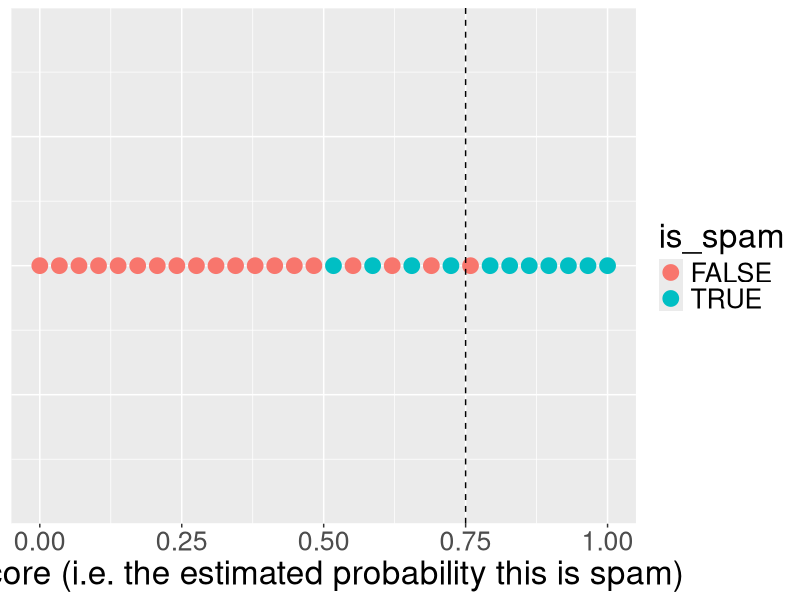
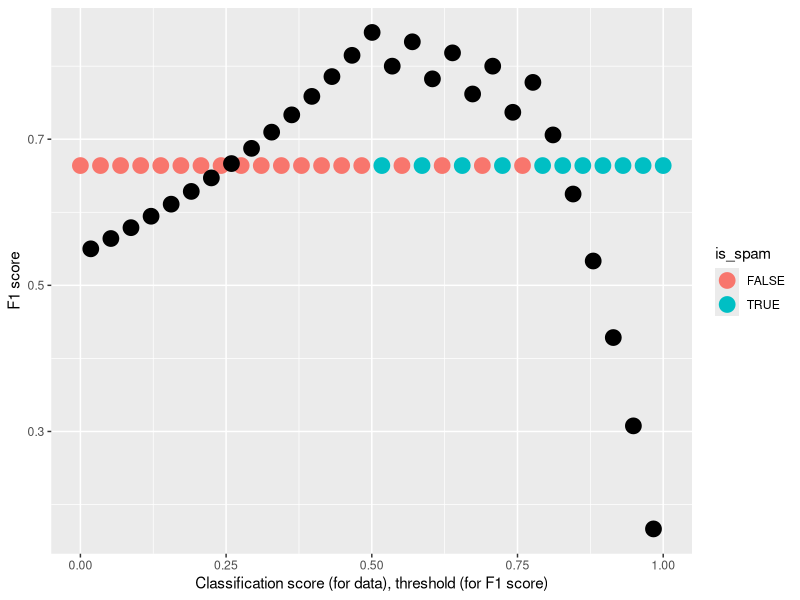

Here is the R script that generated these plots, in order:
classifications <- tibble::tibble(
  score = seq(from = 0.0, to = 1.0, length = 30),
  is_spam = c(rep(FALSE, 15), rep(c(TRUE, FALSE), 4), rep(TRUE, 7))
)
threshold <- 0.67
threshold <- 0.75

ggplot2::ggplot(
  classifications,
  ggplot2::aes(x = score, y = 0, color = as.factor(is_spam))
) + ggplot2::geom_point(size = 5) + 
  ggplot2::labs(colour = "is_spam") +
  ggplot2::xlab("Score (i.e. the estimated probability this is spam)") +
  ggplot2::geom_vline(xintercept = threshold, lty = "dashed") +
  ggplot2::theme(
    axis.title.y = ggplot2::element_blank(), 
    axis.text.y = ggplot2::element_blank(),
    axis.ticks.y = ggplot2::element_blank(),
    text = ggplot2::element_text(size = 24)
  )
  

count_fp <- function(classifications, threshold) {
  sum(classifications$is_spam[classifications$score >= threshold] == FALSE)
}
count_tp <- function(classifications, threshold) {
  sum(classifications$is_spam[classifications$score >= threshold] == TRUE)
}
count_fn <- function(classifications, threshold) {
  sum(classifications$is_spam[classifications$score < threshold] == TRUE)
}
count_tn <- function(classifications, threshold) {
  sum(classifications$is_spam[classifications$score < threshold] == FALSE)
}
calc_precision <- function(classifications, threshold) {
  n_tp <- count_tp(classifications, threshold)
  n_fp <- count_fp(classifications, threshold)
  n_tp / (n_tp + n_fp)
}
calc_recall <- function(classifications, threshold) {
  n_tp <- count_tp(classifications, threshold)
  n_fn <- count_fn(classifications, threshold)
  n_tp / (n_tp + n_fn)
}
calc_f1_score <- function(classifications, threshold) {
  precision <- calc_precision(classifications, threshold)
  recall <- calc_recall(classifications, threshold)
  2.0 / ((1.0 / precision) + (1.0 / recall))
}
calc_precision(classifications, threshold)
calc_recall(classifications, threshold)
calc_f1_score(classifications, threshold)

f1_scores <- tibble::tibble(
  threshold = classifications$score - (0.5 / length(classifications$score)),
  f1_score = NA
)
f1_scores <- f1_scores[-1, ]
# library(functional)
# calc_f1_score_for_classifications <- functional::Curry(calc_f1_score, classifications = classifications)
# functional::
# calc_f1_scores_for_classifications <- Vectorize(calc_f1_score_for_classifications)
# calc_f1_scores_for_classifications(c(0.1, 0.2))
for (row_index in seq_along(f1_scores$threshold)) {
  f1_scores$f1_score[row_index] <- calc_f1_score(
    classifications = classifications, 
    threshold = f1_scores$threshold[row_index]
  )
}
f1_scores

ggplot2::ggplot(
) + ggplot2::geom_point(
  data = classifications, 
  ggplot2::aes(x = score, y = mean(f1_scores$f1_score), color = as.factor(is_spam)),
  size = 5
) + ggplot2::geom_point(data = f1_scores, ggplot2::aes(x = threshold, y = f1_score), size = 5) + 
  ggplot2::labs(colour = "is_spam") +
  ggplot2::ylab("F1 score") +
  ggplot2::xlab("Classification score (for data), threshold (for F1 score)")
  
